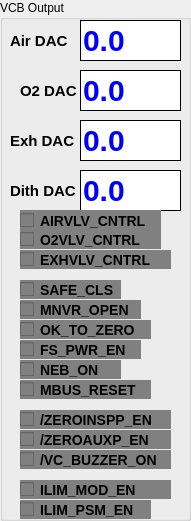
  <widget class="QGroupBox" name="groupBox_6" >
   <property name="geometry" >
    <rect>
     <x>820</x>
     <y>0</y>
     <width>191</width>
     <height>521</height>
    </rect>
   </property>
   <property name="title" >
    <string>VCB Output</string>
   </property>
   <widget class="QLabel" name="label_28" >
    <property name="geometry" >
     <rect>
      <x>10</x>
      <y>30</y>
      <width>71</width>
      <height>22</height>
     </rect>
    </property>
    <property name="styleSheet" >
     <string>QLabel
 {
   border-width: 1px;  
   border-color: black;
   font: bold 15px;
 }
</string>
    </property>
    <property name="text" >
     <string>Air DAC</string>
    </property>
   </widget>
   <widget class="QLabel" name="label_29" >
    <property name="geometry" >
     <rect>
      <x>-60</x>
      <y>10</y>
      <width>71</width>
      <height>21</height>
     </rect>
    </property>
    <property name="text" >
     <string>Total Flow:</string>
    </property>
   </widget>
   <widget class="QLineEdit" name="IDC_DitherDAC" >
    <property name="geometry" >
     <rect>
      <x>80</x>
      <y>170</y>
      <width>101</width>
      <height>41</height>
     </rect>
    </property>
    <property name="styleSheet" >
     <string>QLineEdit
 {
   background-color: white;
   border-style: outset;
   border-width: 1px;  
   border-color: black;
   font: bold 30px;
   color: blue;
 }
</string>
    </property>
    <property name="text" >
     <string>0.0</string>
    </property>
   </widget>
   <widget class="QLabel" name="label_30" >
    <property name="geometry" >
     <rect>
      <x>20</x>
      <y>80</y>
      <width>61</width>
      <height>22</height>
     </rect>
    </property>
    <property name="styleSheet" >
     <string>QLabel
 {
   border-width: 1px;  
   border-color: black;
   font: bold 15px;
 }
</string>
    </property>
    <property name="text" >
     <string>O2 DAC</string>
    </property>
   </widget>
   <widget class="QLineEdit" name="IDC_ExhDAC" >
    <property name="geometry" >
     <rect>
      <x>80</x>
      <y>120</y>
      <width>101</width>
      <height>41</height>
     </rect>
    </property>
    <property name="styleSheet" >
     <string>QLineEdit
 {
   background-color: white;
   border-style: outset;
   border-width: 1px;  
   border-color: black;
   font: bold 30px;
   color: blue;
 }
</string>
    </property>
    <property name="text" >
     <string>0.0</string>
    </property>
   </widget>
   <widget class="QLineEdit" name="IDC_O2DAC" >
    <property name="geometry" >
     <rect>
      <x>80</x>
      <y>70</y>
      <width>101</width>
      <height>41</height>
     </rect>
    </property>
    <property name="styleSheet" >
     <string>QLineEdit
 {
   background-color: white;
   border-style: outset;
   border-width: 1px;  
   border-color: black;
   font: bold 30px;
   color: blue;
 }
</string>
    </property>
    <property name="text" >
     <string>0.0</string>
    </property>
   </widget>
   <widget class="QLineEdit" name="IDC_AirDAC" >
    <property name="geometry" >
     <rect>
      <x>80</x>
      <y>20</y>
      <width>101</width>
      <height>41</height>
     </rect>
    </property>
    <property name="styleSheet" >
     <string>QLineEdit
 {
   background-color: white;
   border-style: outset;
   border-width: 1px;  
   border-color: black;
   font: bold 30px;
   color: blue;
 }
</string>
    </property>
    <property name="text" >
     <string>0.0</string>
    </property>
   </widget>
   <widget class="QLabel" name="label_31" >
    <property name="geometry" >
     <rect>
      <x>10</x>
      <y>130</y>
      <width>71</width>
      <height>22</height>
     </rect>
    </property>
    <property name="styleSheet" >
     <string>QLabel
 {
   border-width: 1px;  
   border-color: black;
   font: bold 15px;
 }
</string>
    </property>
    <property name="text" >
     <string>Exh DAC</string>
    </property>
   </widget>
   <widget class="QLabel" name="label_32" >
    <property name="geometry" >
     <rect>
      <x>10</x>
      <y>180</y>
      <width>71</width>
      <height>22</height>
     </rect>
    </property>
    <property name="styleSheet" >
     <string>QLabel
 {
   border-width: 1px;  
   border-color: black;
   font: bold 15px;
 }
</string>
    </property>
    <property name="text" >
     <string>Dith DAC</string>
    </property>
   </widget>
   <widget class="QCheckBox" name="IDC_AIRVLV_CNTRL" >
    <property name="geometry" >
     <rect>
      <x>20</x>
      <y>210</y>
      <width>141</width>
      <height>21</height>
     </rect>
    </property>
    <property name="styleSheet" >
     <string>QCheckBox
 {
   background-color: gray;
   border-style: outset;
   border-width: 0px;  
   border-color: black;
   font: bold 14px;
 }
</string>
    </property>
    <property name="text" >
     <string>AIRVLV_CNTRL</string>
    </property>
   </widget>
   <widget class="QCheckBox" name="IDC_O2VLV_CNTRL" >
    <property name="geometry" >
     <rect>
      <x>20</x>
      <y>230</y>
      <width>141</width>
      <height>19</height>
     </rect>
    </property>
    <property name="styleSheet" >
     <string>QCheckBox
 {
   background-color: gray;
   border-style: outset;
   border-width: 0px;  
   border-color: black;
   font: bold 14px;
 }
</string>
    </property>
    <property name="text" >
     <string>O2VLV_CNTRL</string>
    </property>
   </widget>
   <widget class="QCheckBox" name="IDC_EXHVLV_CNTRL" >
    <property name="geometry" >
     <rect>
      <x>20</x>
      <y>250</y>
      <width>151</width>
      <height>19</height>
     </rect>
    </property>
    <property name="styleSheet" >
     <string>QCheckBox
 {
   background-color: gray;
   border-style: outset;
   border-width: 0px;  
   border-color: black;
   font: bold 14px;
 }
</string>
    </property>
    <property name="text" >
     <string>EXHVLV_CNTRL</string>
    </property>
   </widget>
   <widget class="QCheckBox" name="IDC_SAFE_CLS" >
    <property name="geometry" >
     <rect>
      <x>20</x>
      <y>280</y>
      <width>101</width>
      <height>19</height>
     </rect>
    </property>
    <property name="styleSheet" >
     <string>QCheckBox
 {
   background-color: gray;
   border-style: outset;
   border-width: 0px;  
   border-color: black;
   font: bold 14px;
 }
</string>
    </property>
    <property name="text" >
     <string>SAFE_CLS</string>
    </property>
   </widget>
   <widget class="QCheckBox" name="IDC_MNVR_OPEN" >
    <property name="geometry" >
     <rect>
      <x>20</x>
      <y>300</y>
      <width>121</width>
      <height>19</height>
     </rect>
    </property>
    <property name="styleSheet" >
     <string>QCheckBox
 {
   background-color: gray;
   border-style: outset;
   border-width: 0px;  
   border-color: black;
   font: bold 14px;
 }
</string>
    </property>
    <property name="text" >
     <string>MNVR_OPEN</string>
    </property>
   </widget>
   <widget class="QCheckBox" name="IDC_OK_TO_ZERO" >
    <property name="geometry" >
     <rect>
      <x>20</x>
      <y>320</y>
      <width>131</width>
      <height>19</height>
     </rect>
    </property>
    <property name="styleSheet" >
     <string>QCheckBox
 {
   background-color: gray;
   border-style: outset;
   border-width: 0px;  
   border-color: black;
   font: bold 14px;
 }
</string>
    </property>
    <property name="text" >
     <string>OK_TO_ZERO</string>
    </property>
   </widget>
   <widget class="QCheckBox" name="IDC_FS_PWR_EN" >
    <property name="geometry" >
     <rect>
      <x>20</x>
      <y>340</y>
      <width>121</width>
      <height>19</height>
     </rect>
    </property>
    <property name="styleSheet" >
     <string>QCheckBox
 {
   background-color: gray;
   border-style: outset;
   border-width: 0px;  
   border-color: black;
   font: bold 14px;
 }
</string>
    </property>
    <property name="text" >
     <string>FS_PWR_EN</string>
    </property>
   </widget>
   <widget class="QCheckBox" name="IDC_NEB_ON" >
    <property name="geometry" >
     <rect>
      <x>20</x>
      <y>360</y>
      <width>101</width>
      <height>19</height>
     </rect>
    </property>
    <property name="styleSheet" >
     <string>QCheckBox
 {
   background-color: gray;
   border-style: outset;
   border-width: 0px;  
   border-color: black;
   font: bold 14px;
 }
</string>
    </property>
    <property name="text" >
     <string>NEB_ON</string>
    </property>
   </widget>
   <widget class="QCheckBox" name="IDC_MBUS_RESET" >
    <property name="geometry" >
     <rect>
      <x>20</x>
      <y>380</y>
      <width>131</width>
      <height>19</height>
     </rect>
    </property>
    <property name="styleSheet" >
     <string>QCheckBox
 {
   background-color: gray;
   border-style: outset;
   border-width: 0px;  
   border-color: black;
   font: bold 14px;
 }
</string>
    </property>
    <property name="text" >
     <string>MBUS_RESET</string>
    </property>
   </widget>
   <widget class="QCheckBox" name="IDC_ZEROINSP_EN" >
    <property name="geometry" >
     <rect>
      <x>20</x>
      <y>410</y>
      <width>151</width>
      <height>19</height>
     </rect>
    </property>
    <property name="styleSheet" >
     <string>QCheckBox
 {
   background-color: gray;
   border-style: outset;
   border-width: 0px;  
   border-color: black;
   font: bold 14px;
 }
</string>
    </property>
    <property name="text" >
     <string>/ZEROINSPP_EN</string>
    </property>
   </widget>
   <widget class="QCheckBox" name="IDC_ZEROAUXP_EN" >
    <property name="geometry" >
     <rect>
      <x>20</x>
      <y>430</y>
      <width>151</width>
      <height>19</height>
     </rect>
    </property>
    <property name="styleSheet" >
     <string>QCheckBox
 {
   background-color: gray;
   border-style: outset;
   border-width: 0px;  
   border-color: black;
   font: bold 14px;
 }
</string>
    </property>
    <property name="text" >
     <string>/ZEROAUXP_EN</string>
    </property>
   </widget>
   <widget class="QCheckBox" name="IDC_VC_BUZZER_ON" >
    <property name="geometry" >
     <rect>
      <x>20</x>
      <y>450</y>
      <width>151</width>
      <height>19</height>
     </rect>
    </property>
    <property name="styleSheet" >
     <string>QCheckBox
 {
   background-color: gray;
   border-style: outset;
   border-width: 0px;  
   border-color: black;
   font: bold 14px;
 }
</string>
    </property>
    <property name="text" >
     <string>/VC_BUZZER_ON</string>
    </property>
   </widget>
   <widget class="QCheckBox" name="IDC_ILIM_MOD_EN" >
    <property name="geometry" >
     <rect>
      <x>20</x>
      <y>480</y>
      <width>151</width>
      <height>19</height>
     </rect>
    </property>
    <property name="styleSheet" >
     <string>QCheckBox
 {
   background-color: gray;
   border-style: outset;
   border-width: 0px;  
   border-color: black;
   font: bold 14px;
 }
</string>
    </property>
    <property name="text" >
     <string>ILIM_MOD_EN</string>
    </property>
   </widget>
   <widget class="QCheckBox" name="IDC_ILIM_PSM_EN" >
    <property name="geometry" >
     <rect>
      <x>20</x>
      <y>500</y>
      <width>131</width>
      <height>19</height>
     </rect>
    </property>
    <property name="styleSheet" >
     <string>QCheckBox
 {
   background-color: gray;
   border-style: outset;
   border-width: 0px;  
   border-color: black;
   font: bold 14px;
 }
</string>
    </property>
    <property name="text" >
     <string>ILIM_PSM_EN</string>
    </property>
   </widget>
  </widget>
